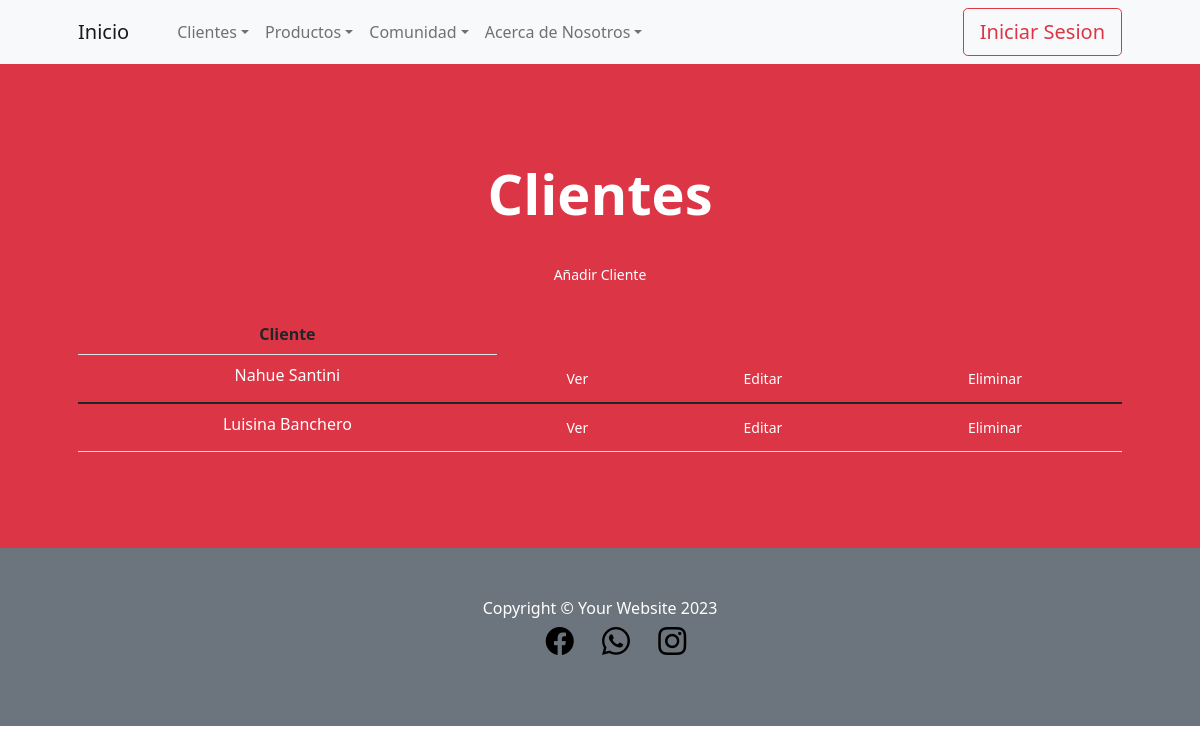
/SanApp/leerCliente/, run on an earlier commit of the app's database.
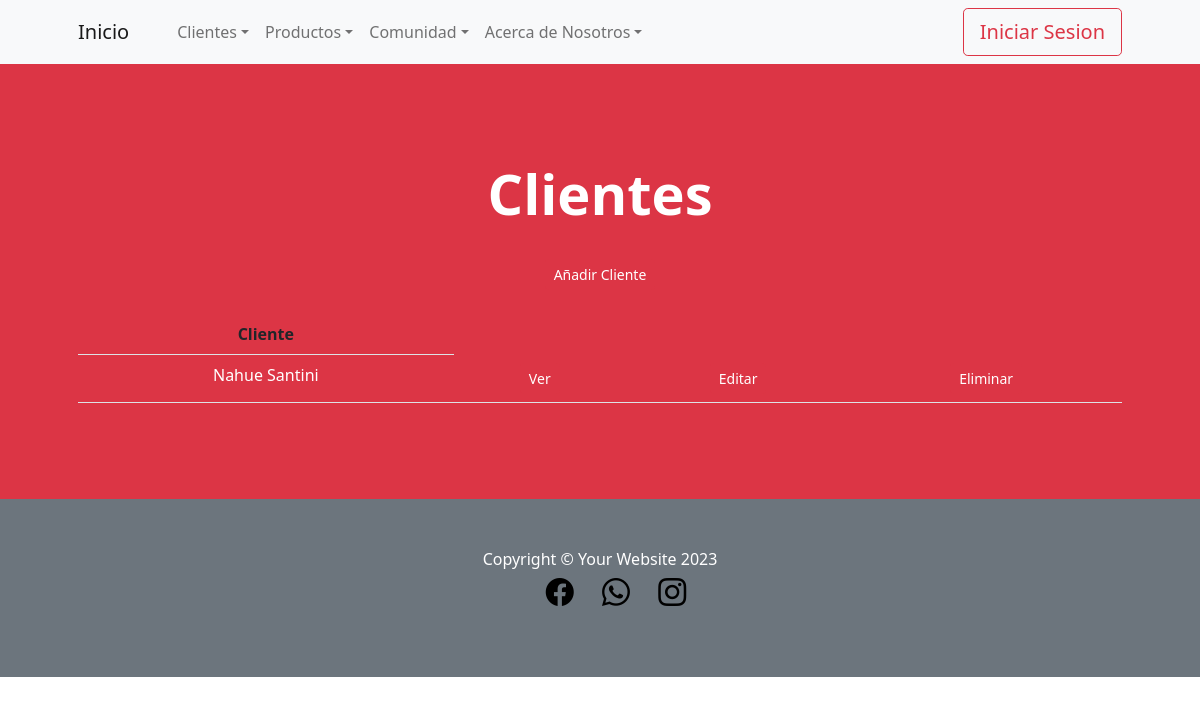
And on a later commit of the database.
### SanApp/models.py (models this page shows, shortened)
class Cliente(models.Model):
    nombre = models.CharField(max_length=50)
    apellido = models.CharField(max_length=50)
    celular = models.IntegerField()
    direccion = models.CharField(max_length=50)
    localidad = models.CharField(max_length=50)

### SanApp/views.py (the view)
# urls.py: path('leerCliente/', leer_cliente, name="Leer_cliente"),
def leer_cliente(request):
    cliente = Cliente.objects.all()
    contexto = {"cliente":cliente}
    return render(request, "SanApp/leer_cliente.html", contexto)

### SanApp/templates/SanApp/leer_cliente.html (shortened to what this page needs)
{% extends 'SanApp/base.html' %}
{% load static %}
{% block contenidoQueCambia %}
<header class="bg-danger py-5">
    <div class="container px-4 px-lg-5 my-5">
        <div class="text-center text-white">
            <h1 class="display-4 fw-bolder">Clientes</h1><br>
            <a href= {% url 'Nuevo_cliente' %} class="btn btn-danger btn-sm">Añadir Cliente</a> <br> <br>
            <p class="lead fw-normal text-white-50 mb-0">
            <table class="table">
                <tbody>
                  <tr class="text-white-1 mb-0">
                    <th>Cliente</th>
                  </tr>
                    {% for x in cliente %}
                  <tr class="text-white mb-0">
                    <td>{{x.nombre}} {{x.apellido}}</td>
                    <td>
                      <a href="{% url 'detalle_cliente' x.id %}" class="btn btn-danger btn-sm" >Ver
                    </td>
                    <td>
                      <a href="{% url 'editar_cliente' x.id %}" class="btn btn-danger btn-sm">Editar
                    </td>
                    <td>
                      <form action="{% url 'eliminar_cliente' x.id %}" method="post">
                        <input type="submit" class="btn btn-danger btn-sm" value="Eliminar"/>
                    </td>
                  </tr>
                </tbody>
                {% endfor %}
            </table>
                </p>
        </div>
    </div>
</header>
    <body>
    </body>
</html>
{% endblock %}

What changed in the data, as far as the page shows it:
removed Cliente: nombre "Luisina", apellido "Banchero"
